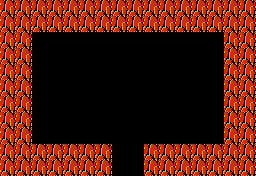

Below is a game level as drawn by its tile map, then a one-line description and the .tmx file that defines it, in full:
An orthogonal 16x11 tile map with 16x16 px tiles, 1 tile layer (Ground) and 2 objects.

<map version="1.2" tiledversion="1.3.5" orientation="orthogonal" renderorder="right-down" width="16" height="11" tilewidth="16" tileheight="16" infinite="0" nextlayerid="4" nextobjectid="4">
 <tileset firstgid="1" source="../../tilesets/overworld_objects.tsx" />
 <layer id="1" name="Ground" width="16" height="11">
  <data encoding="csv">
207,207,207,207,207,207,207,207,207,207,207,207,207,207,207,207,
207,207,207,207,207,207,207,207,207,207,207,207,207,207,207,207,
207,207,61,61,61,61,61,61,61,61,61,61,61,61,207,207,
207,207,61,61,61,61,61,61,61,61,61,61,61,61,207,207,
207,207,61,61,61,61,61,61,61,61,61,61,61,61,207,207,
207,207,61,61,61,61,61,61,61,61,61,61,61,61,207,207,
207,207,61,61,61,61,61,61,61,61,61,61,61,61,207,207,
207,207,61,61,61,61,61,61,61,61,61,61,61,61,207,207,
207,207,61,61,61,61,61,61,61,61,61,61,61,61,207,207,
207,207,207,207,207,207,207,61,61,207,207,207,207,207,207,207,
207,207,207,207,207,207,207,61,61,207,207,207,207,207,207,207
</data>
 </layer>
 <objectgroup id="2" name="Collision">
  <object id="1" x="112" y="176">
   <polygon points="0,0 0,-32 -80,-32 -80,-144 112,-144 112,-32 32,-32 32,0 144,0 144,-176 -112,-176 -112,0" />
  </object>
 </objectgroup>
 <objectgroup id="3" name="Doors">
  <object id="3" x="112" y="176">
   <polygon points="0,0 0,16 32,16 32,0" />
  </object>
 </objectgroup>
</map>